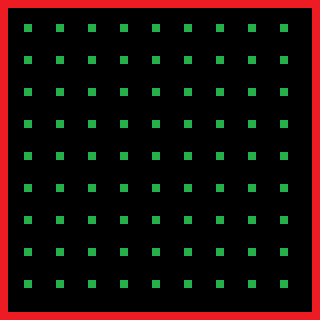

The image is a tile-based game level rendered from a .tmx file. Its description and source (layers, tilesets, objects; grid data summarised) follow:
An orthogonal 40x40 tile map with 8x8 px tiles, 1 tile layer (Collisions), 2 hidden layers not drawn, 4 tilesets.

<map version="1.0" orientation="orthogonal" width="40" height="40" tilewidth="8" tileheight="8">
 <tileset firstgid="1" name="block" tilewidth="8" tileheight="8">
  <image source="../tilesets/block.png" width="16" height="16" />
 </tileset>
 <tileset firstgid="5" name="red" tilewidth="8" tileheight="8">
  <image source="../tilesets/red.png" width="8" height="8" />
  <tile id="0">
   <properties>
    <property name="solid" value="true" />
   </properties>
  </tile>
 </tileset>
 <tileset firstgid="6" name="stone" tilewidth="8" tileheight="8">
  <image source="../tilesets/stone.png" trans="ffffff" width="24" height="24" />
 </tileset>
 <tileset firstgid="15" name="green" tilewidth="8" tileheight="8">
  <image source="../tilesets/green.png" width="8" height="8" />
  <tile id="0">
   <properties>
    <property name="block" value="true" />
   </properties>
  </tile>
 </tileset>
 <layer name="Collisions" width="40" height="40">
  <properties>
   <property name="collisionMask" value="true" />
  </properties>
  <data>[1600 cells, 237 non-empty, 2 distinct tile ids]</data>
 </layer>
 <layer name="walls" width="40" height="40" visible="0">
  <data>[1600 cells, 1600 non-empty, 9 distinct tile ids]</data>
 </layer>
 <layer name="Tile Layer 2" width="40" height="40" visible="0">
  <properties>
   <property name="collisionMask" value="true" />
  </properties>
  <data>[1600 cells, 0 non-empty, 0 distinct tile ids]</data>
 </layer>
</map>
